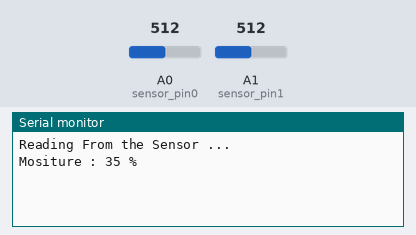
Simulated run of this sketch. Board: Arduino Uno, built with avr-gcc and run on an emulated ATmega328P. Shown: the last lines printed to the serial monitor. Inputs (shaded band) come from the test bench; at power-on: A0 (sensor_pin0) = 512, A1 (sensor_pin1) = 512.

Above: at 3.2 s.
3.3 s: A0 (sensor_pin0) set to 716
At 5.0 s:
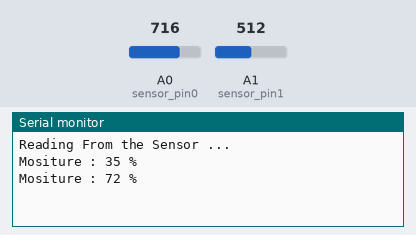
6.0 s: A0 (sensor_pin0) set to 900
At 6.5 s:
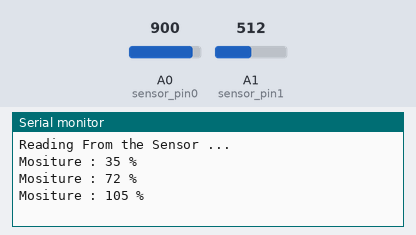
Timing chart, 0 to 9.0 s (numbered marks = the images above; inputs shaded):
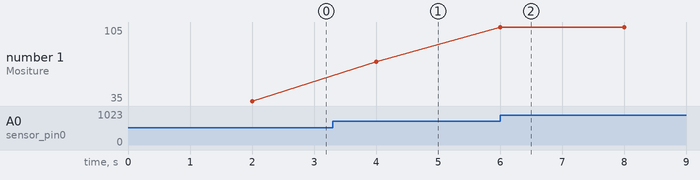

Measured:
- after the input at 3.3 s, the serial monitor: prints a new line after 0.70 s (image 1)
- after the input at 6.0 s, the serial monitor: prints a new line at once (image 2)
- plotted number 1: 35 → 72 after the input at 3.3 s, 72 → 105 after the input at 6.0 s

The sketch:

agri_humid_test_extreme.ino
```cpp
int sensor_pin0 = A0;
int sensor_pin1 = A1;
int output_value0;

int output_value1;

void setup() {
  Serial.begin(9600);
  Serial.println("Reading From the Sensor ...");
  delay(2000);
  }

void loop() {

  output_value0= analogRead(sensor_pin0);
  output_value1= analogRead(sensor_pin1);
  output_value0 = map(output_value0,870,325,100,0);
  //output_value1 = map(output_value1,870,325,100,0);
  Serial.print("Mositure : ");
  Serial.print(output_value0);
  //325 for extreme dry soil,870 for medium wet soil,
  //even the second sensor gave the same range of output
  Serial.println(" %");
  delay(2000);
  // Serial.print("Mositure 2: ");
  //Serial.println(output_value1);
  //  Serial.println("%");
  //delay(2000);

  }
```
